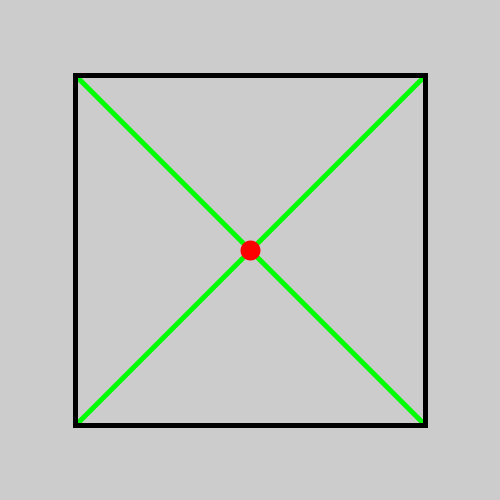
Frame 1 (no input)
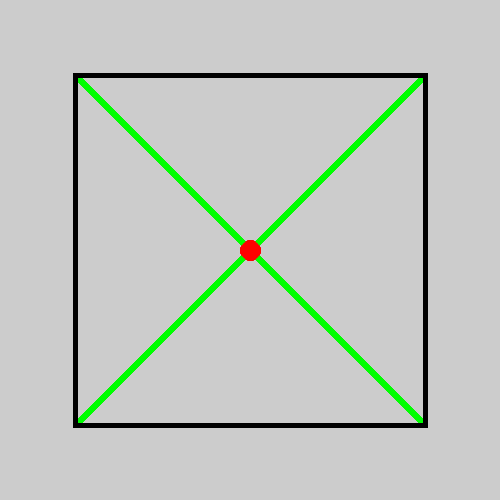
Frame 60 (the mouse pressed at the canvas centre just before this capture)
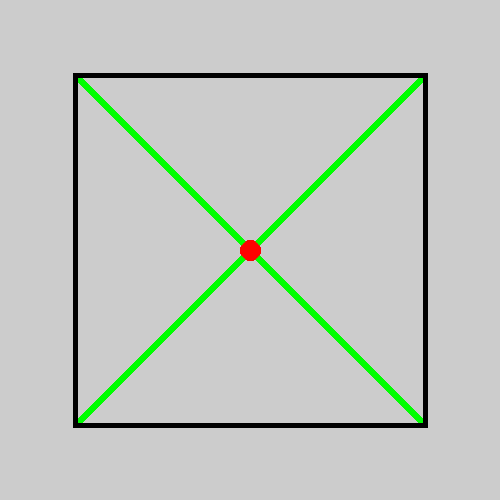
Frame 120 (the mouse held since frame 60 and released just before this capture)

The Processing sketch that drew these frames (run headless with seeded random() and noise(); from frame 60 on, the mouse is pressed at the canvas centre):

// Processing sketch: processing_91202
// ── processing_91202.pde

void xbox(float x, float y, float s){
    strokeWeight(5);
    stroke(0, 255, 0);
    line(x - s/2, y - s/2, x + s/2, y + s/2);
    line(x - s/2, y + s/2, x + s/2, y - s/2);
    stroke(0);
    noFill();
    rectMode(CENTER);
    rect(x, y, s, s);
    strokeWeight(20);
    stroke(255, 0, 0);
    point(x, y);
    }
    
void setup(){
    size(500, 500);
    smooth();
  }
  
void draw(){
    xbox(width/2, height/2, 350);
    }
